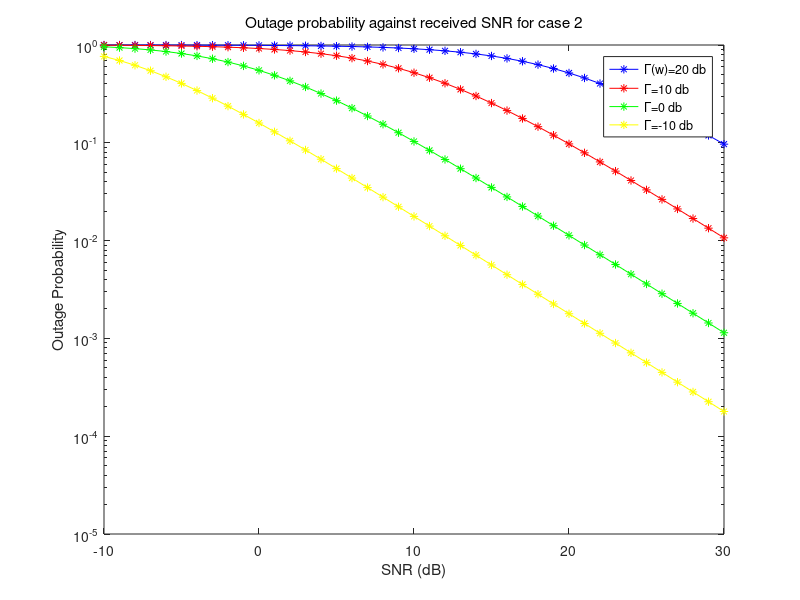

MATLAB code to generate this figure:
close all;
gamma_m = (-10:30);
gamma_w_1 = 20;
gamma_w_2 = 10;
gamma_w_3 = 0;
gamma_w_4 = -10;

snr_m = 10.^(gamma_m/10);   
snr_w = 10.^(gamma_w_1/10);

rs = 0.1;

sop_1 = 1 - ((snr_m)./(snr_m + power(2,rs)*snr_w)).*exp((-power(2,rs)+1)./snr_m);
snr_w = 10.^(gamma_w_2/10);
sop_2 = 1 - ((snr_m)./(snr_m + power(2,rs)*snr_w)).*exp((-power(2,rs)+1)./snr_m);
snr_w = 10.^(gamma_w_3/10);
sop_3 = 1 - ((snr_m)./(snr_m + power(2,rs)*snr_w)).*exp((-power(2,rs)+1)./snr_m);
snr_w = 10.^(gamma_w_4/10);
sop_4 = 1 - ((snr_m)./(snr_m + power(2,rs)*snr_w)).*exp((-power(2,rs)+1)./snr_m);


close all;
figure;
semilogy(gamma_m,sop_1,'b*-')
hold on
semilogy(gamma_m,sop_2,'r*-')
hold on
semilogy(gamma_m,sop_3,'g*-')
hold on
semilogy(gamma_m,sop_4,'y*-')
hold off

axis([-10 30 10^-5 1]);
title('Outage probability against received SNR for case 2','FontWeight','Normal');
legend('\Gamma(w)=20 db', '\Gamma=10 db', '\Gamma=0 db', '\Gamma=-10 db');
xlabel('SNR (dB)');
ylabel('Outage Probability');
